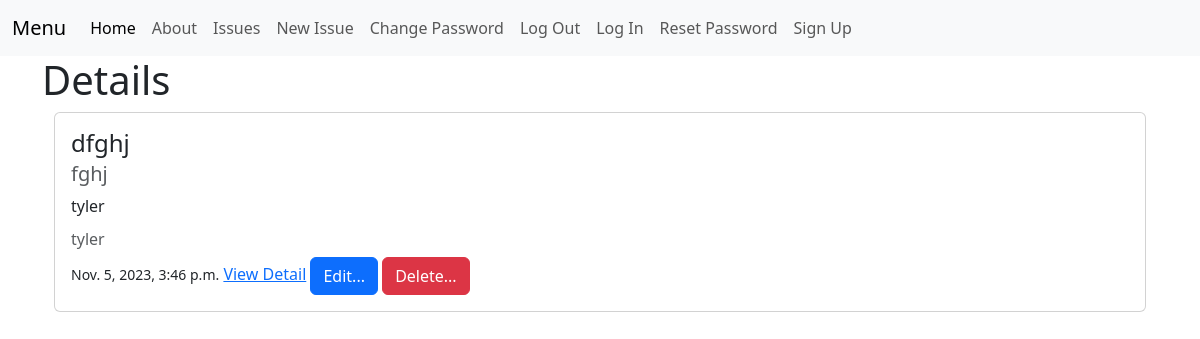
Page /issues/2 on the committed database.
### issues/models.py (models this page shows, shortened)
class Issue(models.Model):
    summary = models.CharField(max_length=128)
    description = models.TextField()
    reporter = models.ForeignKey(
        get_user_model(),
        on_delete=models.CASCADE
    )
    assignee = models.ForeignKey(
        get_user_model(),
        on_delete=models.CASCADE,
        related_name="assignee"
    )
    status = models.ForeignKey(
        Status,
        on_delete=models.CASCADE
    )
    created_on = models.DateTimeField(auto_now_add=True)

### accounts/models.py (models this page shows)
class CustomUser(AbstractUser):
    team = models.ForeignKey(
        Team,
        on_delete=models.CASCADE,
        null=True, blank=True
    )
    role = models.ForeignKey(
        Role,
        on_delete=models.CASCADE,
        null=True, blank=True
    )
    is_product_owner = models.BooleanField(default=False)
    is_scrum_master = models.BooleanField(default=False)

### issues/views.py (the view)
# urls.py: path("<int:pk>", views.IssueDetailView.as_view(), name="detail"),
class IssueDetailView(DetailView):
    template_name = "issues/detail.html"
    model = Issue

### templates/issues/detail.html (shortened to what this page needs)
{% extends 'base.html' %}
{% block content %}
<h1>Details</h1>
<div class="container">
<div class="card">
    <div class="card-body">
        <h4 class="card-title">{{ issue.summary }}</h4>
        <h5 class="card-subtitle mb-2 text-body-secondary">{{ issue.description }}</h5>
        <p class="card-text">{{ issue.assignee }}</p>
        <h6 class="card-subtitle mb-2 text-body-secondary">{{ issue.reporter }}</h6>
        <small>{{ issue.created_on }}</small>
        <a href="{% url 'detail' issue.id %}">View Detail</a>
        <a href="{% url 'edit' issue.id %}" class="btn btn-primary">
            Edit...
            </a>
            <a href="{% url 'delete' issue.id %}" class="btn btn-danger">
            Delete...
            </a>
    </div>
</div>
<br />
</div>
{% endblock content %}

### rows in the picture
Issue: summary "dfghj", description "fghj", assignee "tyler", reporter "tyler", created_on "Nov. 5, 2023, 3:46 p.m."
